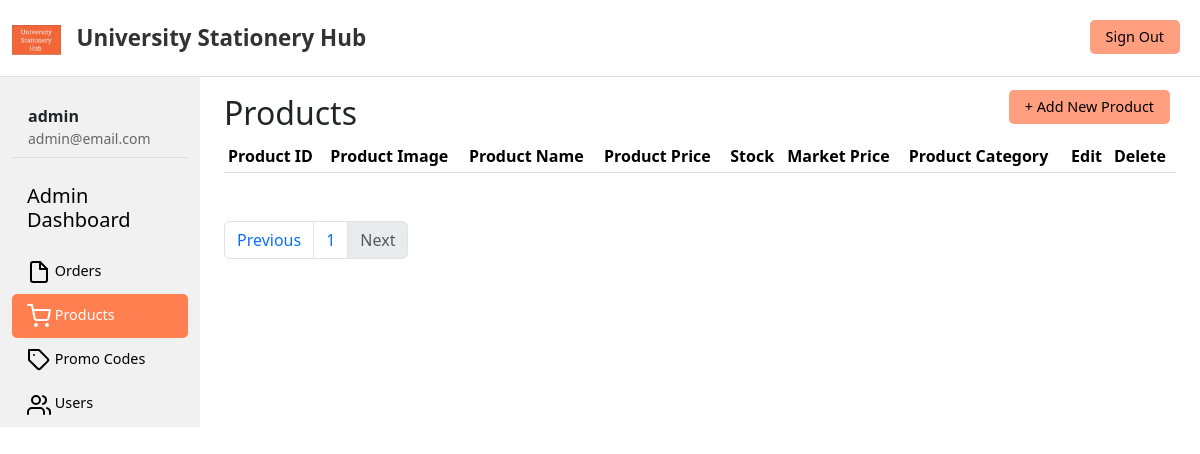
The page /admin/products.php?page_no=2 (signed in) on the database as committed earlier.
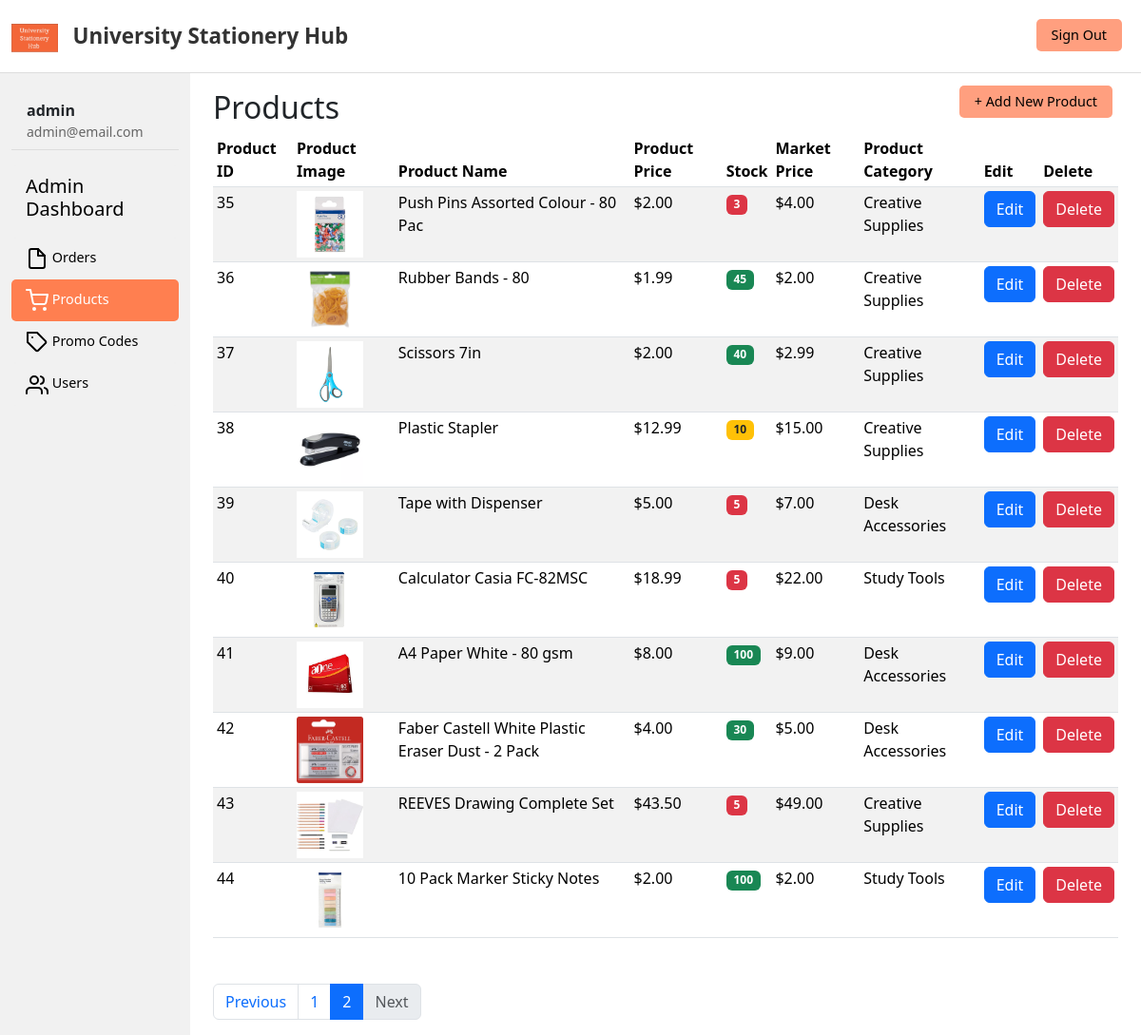
The same page on the database as committed later.
### tables this page shows
CREATE TABLE `products` (
  `product_id` int(11) NOT NULL,
  `product_name` varchar(100) NOT NULL,
  `product_category` varchar(100) NOT NULL,
  `product_description` text NOT NULL,
  `product_image` varchar(255) NOT NULL,
  `product_image2` varchar(255) NOT NULL,
  `product_image3` varchar(255) NOT NULL,
  `product_image4` varchar(255) NOT NULL,
  `product_price` decimal(6,2) NOT NULL,
  `product_special_offer` int(2) NOT NULL,
  `market_price` decimal(10,2) DEFAULT NULL,
  `product_stock` int(11) NOT NULL DEFAULT 0,
  `product_color` varchar(100) NOT NULL
);

### admin/products.php (the view, shortened to what this page needs)
<?php include('header.php'); ?>
<?php
if (isset($_GET['page_no']) && $_GET['page_no'] != "") {
  $page_no = $_GET['page_no'];
} else {
  $page_no = 1;
}
$stmt1 = $conn->prepare("SELECT COUNT(*) AS total_records FROM products");
$stmt1->execute();
$stmt1->bind_result($total_records);
$total_records_per_page = 10;
$offset = ($page_no - 1) * $total_records_per_page;
$total_no_of_pages = ceil($total_records / $total_records_per_page);
$stmt2 = $conn->prepare("SELECT * FROM products LIMIT $offset, $total_records_per_page");
$stmt2->execute();
$products = $stmt2->get_result();
?>
<div class="container-fluid">
  <div class="row">
    <?php include('sidemenu.php'); ?>
    <main class="col-md-9 ms-sm-auto col-lg-10 px-md-4">
      <br>
      <h2>Products</h2>
      <a href="add_product.php" class="btn btn-signout" id="add-new-product-btn">
        + Add New Product
      </a>
      <div class="table-responsive">
        <table class="table table-striped table-sm">
          <thead>
            <tr>
              <th scope="col">Product ID</th>
              <th scope="col">Product Image</th>
              <th scope="col">Product Name</th>
              <th scope="col">Product Price</th>
              <th scope="col">Stock</th>
              <th scope="col">Market Price</th>
              <th scope="col">Product Category</th>
              <th scope="col">Edit</th>
              <th scope="col">Delete</th>
            </tr>
          </thead>
          <tbody>
            <?php foreach ($products as $product) { ?>
              <tr>
                <td><?php echo $product['product_id']; ?></td>
                <td><img src="<?php echo "../assets/imgs/" . $product['product_image']; ?>"
                    style="width: 70px; height: 70px;"></td>
                <td><?php echo $product['product_name']; ?></td>
                <td><?php echo "$" . $product['product_price']; ?></td>
                <td>
                  <?php $stock = isset($product['product_stock']) ? (int) $product['product_stock'] : 0;
                  if ($stock === 0) {
                    $badge = 'bg-secondary';
                  } elseif ($stock <= 5) {
                    $badge = 'bg-danger';
                  } elseif ($stock <= 20) {
                    $badge = 'bg-warning text-dark';
                  } else {
                    $badge = 'bg-success';
                  } ?>
                  <span class="badge <?php echo $badge; ?>"><?php echo $stock; ?></span>
                </td>
                <td>
                  <?php echo isset($product['market_price']) ? "$" . number_format($product['market_price'], 2) : '-'; ?>
                </td>
                <td><?php echo $product['product_category']; ?></td>
                <td><a class="btn btn-primary"
                    href="edit_product.php?product_id=<?php echo $product['product_id']; ?>">Edit</a></td>
                <td>
                  <button class="btn btn-danger" data-bs-toggle="modal" data-bs-target="#deleteModal"
                    data-product-name="<?php echo htmlspecialchars($product['product_name']); ?>"
                    data-delete-url="delete_product.php?product_id=<?php echo $product['product_id']; ?>">
                    Delete
                  </button>
                </td>
              </tr>
            <?php } ?>
          </tbody>
        </table>
        <nav aria-label="Page navigation example" class="mx-auto">
          <ul class="pagination mt-5 mx-auto">
            <li class="page-item <?php if ($page_no <= 1)
              echo 'disabled'; ?>">
              <a class="page-link" href="<?php if ($page_no <= 1) {
                echo '#';
              } else {
                echo "?page_no=" . ($page_no - 1);
              } ?>">Previous</a>
            </li>
              <?php
              if ($total_no_of_pages > 0) {
                for ($i = 1; $i <= $total_no_of_pages; $i++) {
                  $active = ($i == $page_no) ? 'active' : '';
                  echo '<li class="page-item ' . $active . '"><a class="page-link" href="?page_no=' . $i . '">' . $i . '</a></li>';
                }
              }
              ?>
              <?php
              $next_offset = $page_no * $total_records_per_page;
              $show_next = ($next_offset < $total_records);
              ?>
              <li class="page-item <?php if (!$show_next) echo 'disabled'; ?>">
                <a class="page-link" href="<?php if (!$show_next) {
                  echo '#';
                } else {
                  echo "?page_no=" . ($page_no + 1);
                } ?>">Next</a>
              </li>
          </ul>
        </nav>
      </div>
    </main>
  </div>
</div>

Rows that differ between the two databases and show on the page:
added products: product_id "35", product_image (picture), product_name "Push Pins Assorted Colour - 80 Pac", product_price "2.00", product_stock "3", market_price "4.00", product_category "Creative Supplies"
added products: product_id "36", product_image (picture), product_name "Rubber Bands - 80", product_price "1.99", product_stock "45", market_price "2.00", product_category "Creative Supplies"
added products: product_id "37", product_image (picture), product_name "Scissors 7in", product_price "2.00", product_stock "40", market_price "2.99", product_category "Creative Supplies"
added products: product_id "38", product_image (picture), product_name "Plastic Stapler", product_price "12.99", product_stock "10", market_price "15.00", product_category "Creative Supplies"
added products: product_id "39", product_image (picture), product_name "Tape with Dispenser", product_price "5.00", product_stock "5", market_price "7.00", product_category "Desk Accessories"
added products: product_id "40", product_image (picture), product_name "Calculator Casia FC-82MSC", product_price "18.99", product_stock "5", market_price "22.00", product_category "Study Tools"
added products: product_id "41", product_image (picture), product_name "A4 Paper White - 80 gsm", product_price "8.00", product_stock "100", market_price "9.00", product_category "Desk Accessories"
added products: product_id "42", product_image (picture), product_name "Faber Castell White Plastic Eraser Dust - 2 Pack", product_price "4.00", product_stock "30", market_price "5.00", product_category "Desk Accessories"
added products: product_id "43", product_image (picture), product_name "REEVES Drawing Complete Set", product_price "43.50", product_stock "5", market_price "49.00", product_category "Creative Supplies"
added products: product_id "44", product_image (picture), product_name "10 Pack Marker Sticky Notes", product_price "2.00", product_stock "100", market_price "2.00", product_category "Study Tools"
Other text that changed with them:
new list line: "2"
